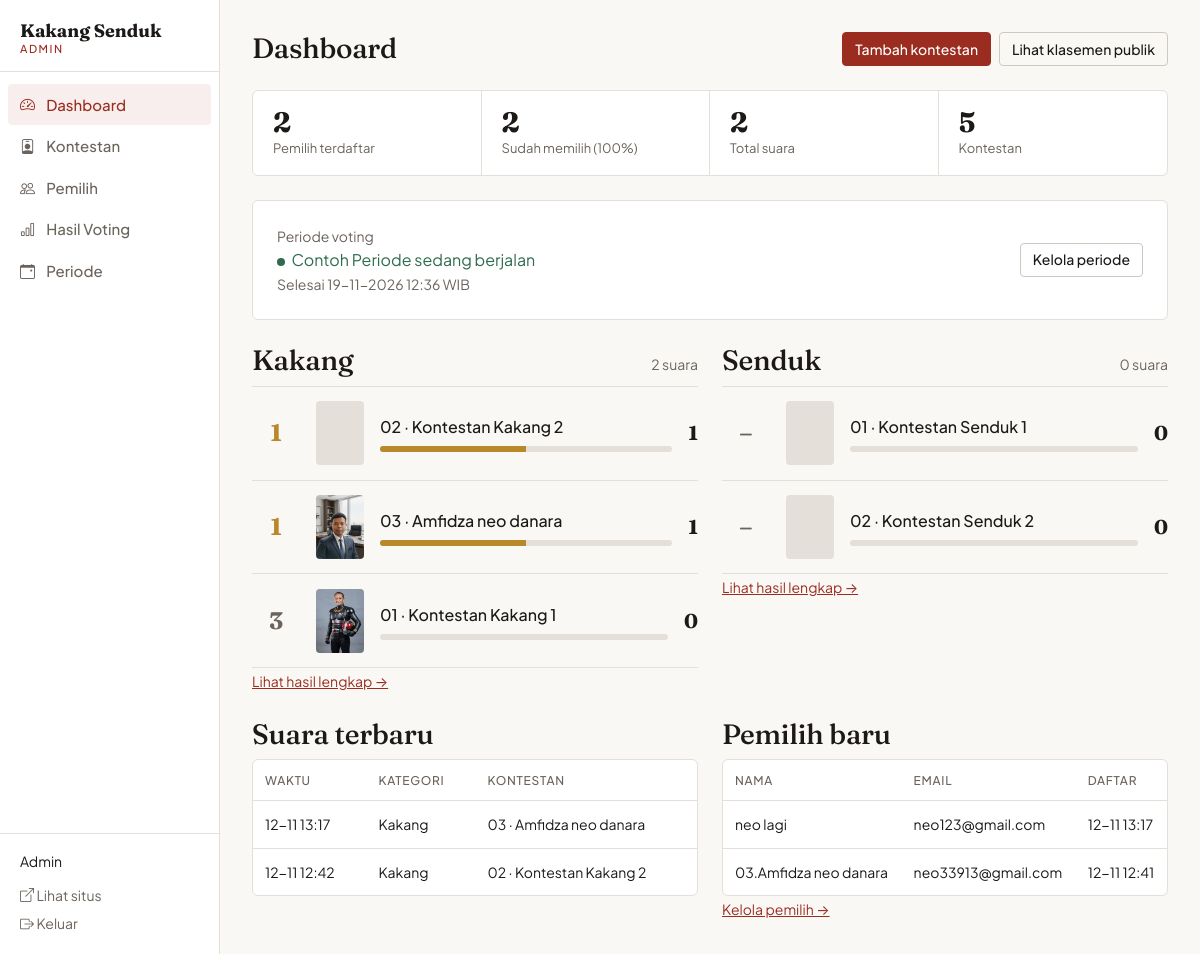
Page /app-voting/admin/dashboard.php (signed in) on the committed database.
### tables this page shows
CREATE TABLE `periode_voting` (
  `id` int(11) NOT NULL,
  `nama_periode` varchar(100) NOT NULL,
  `tanggal_mulai` datetime NOT NULL,
  `tanggal_selesai` datetime NOT NULL,
  `status` enum('Aktif','Nonaktif') NOT NULL DEFAULT 'Nonaktif'
);

CREATE TABLE `kontestan` (
  `id` int(11) NOT NULL,
  `nomor_peserta` varchar(10) NOT NULL,
  `nama` varchar(100) NOT NULL,
  `kategori` enum('Kakang','Senduk') NOT NULL,
  `foto` varchar(255) DEFAULT NULL,
  `asal_instansi` varchar(150) NOT NULL,
  `tempat_lahir` varchar(100) DEFAULT NULL,
  `tanggal_lahir` date DEFAULT NULL,
  `visi` text DEFAULT NULL,
  `misi` text DEFAULT NULL,
  `prestasi` text DEFAULT NULL,
  `deskripsi` text DEFAULT NULL,
  `created_at` datetime NOT NULL DEFAULT current_timestamp()
);

CREATE TABLE `voting` (
  `id` int(11) NOT NULL,
  `user_id` int(11) NOT NULL,
  `kontestan_id` int(11) NOT NULL,
  `kategori` enum('Kakang','Senduk') NOT NULL,
  `created_at` datetime NOT NULL DEFAULT current_timestamp()
);

CREATE TABLE `users` (
  `id` int(11) NOT NULL,
  `nama` varchar(100) NOT NULL,
  `email` varchar(100) NOT NULL,
  `no_hp` varchar(20) NOT NULL,
  `password` varchar(255) NOT NULL,
  `role` enum('admin','pemilih') NOT NULL DEFAULT 'pemilih',
  `created_at` datetime NOT NULL DEFAULT current_timestamp()
);

### app-voting/includes/functions.php (called while the page is built, shortened)
<?php
function e($str) {
    return htmlspecialchars((string) $str, ENT_QUOTES, 'UTF-8');
}
function current_user() {
    return $_SESSION['user'] ?? null;
}
function periode_aktif(PDO $pdo) {
    $stmt = $pdo->query(
        "SELECT * FROM periode_voting
         WHERE status = 'Aktif' AND NOW() BETWEEN tanggal_mulai AND tanggal_selesai
         ORDER BY id DESC LIMIT 1"
    );
    return $stmt->fetch() ?: null;
}

### app-voting/includes/klasemen.php (called while the page is built, shortened)
<?php
function ambil_klasemen(PDO $pdo, string $kategori): array
{
    $stmt = $pdo->prepare(
        "SELECT k.id, k.nomor_peserta, k.nama, k.foto, k.asal_instansi,
                COUNT(v.id) AS total_suara
         FROM kontestan k
         LEFT JOIN voting v ON v.kontestan_id = k.id
         WHERE k.kategori = ?
         GROUP BY k.id, k.nomor_peserta, k.nama, k.foto, k.asal_instansi
         ORDER BY total_suara DESC, k.nomor_peserta ASC"
    );
    $stmt->execute([$kategori]);
    $rows = $stmt->fetchAll();
    $total = 0;
    foreach ($rows as $r) {
        $total += (int) $r['total_suara'];
    }
    $data = [];
    $rank = 0;
    $suaraSebelumnya = null;
    foreach ($rows as $i => $r) {
        $suara = (int) $r['total_suara'];
        if ($suara !== $suaraSebelumnya) {
            $rank = $i + 1;
            $suaraSebelumnya = $suara;
        }
        $data[] = [
            'rank'          => $total > 0 ? $rank : null,
            'id'            => (int) $r['id'],
            'nomor_peserta' => $r['nomor_peserta'],
            'nama'          => $r['nama'],
            'asal_instansi' => $r['asal_instansi'],
            'foto_url'      => $r['foto'] ? UPLOAD_URL . '/' . rawurlencode($r['foto']) : null,
            'suara'         => $suara,
            'persen'        => $total > 0 ? round($suara / $total * 100, 1) : 0,
        ];
    }
    return [
        'kategori'    => $kategori,
        'total_suara' => $total,
        'diperbarui'  => date('d-m-Y H:i:s'),
        'data'        => $data,
    ];
}

### app-voting/admin/dashboard.php (the view, shortened to what this page needs)
<?php
require_once __DIR__ . '/../config/app.php';
require_once ROOT_PATH . '/includes/klasemen.php';
require_once ROOT_PATH . '/includes/admin-header.php';
$totalPemilih  = (int) $pdo->query("SELECT COUNT(*) FROM users WHERE role = 'pemilih'")->fetchColumn();
$sudahMemilih  = (int) $pdo->query('SELECT COUNT(DISTINCT user_id) FROM voting')->fetchColumn();
$totalSuara    = (int) $pdo->query('SELECT COUNT(*) FROM voting')->fetchColumn();
$totalKontes   = (int) $pdo->query('SELECT COUNT(*) FROM kontestan')->fetchColumn();
$persenIkut    = $totalPemilih > 0 ? round($sudahMemilih / $totalPemilih * 100) : 0;
$periode = periode_aktif($pdo);
$berikut = null;
$klasemen = [];
foreach (['Kakang', 'Senduk'] as $kat) {
    $hasil = ambil_klasemen($pdo, $kat);
    $hasil['data'] = array_slice($hasil['data'], 0, 3);
    $klasemen[$kat] = $hasil;
}
$suaraBaru = $pdo->query(
    'SELECT v.created_at, v.kategori, k.nomor_peserta, k.nama
     FROM voting v
     JOIN kontestan k ON k.id = v.kontestan_id
     ORDER BY v.id DESC LIMIT 8'
)->fetchAll();
$pemilihBaru = $pdo->query(
    "SELECT nama, email, created_at
     FROM users
     WHERE role = 'pemilih'
     ORDER BY id DESC LIMIT 5"
)->fetchAll();
?>
<div class="admin-kepala">
  <h1 class="judul-halaman">Dashboard</h1>
  <div class="d-flex gap-2 flex-wrap">
    <a class="btn btn-primary btn-sm" href="<?= BASE_URL ?>/admin/tambah-kontestan.php">Tambah kontestan</a>
    <a class="btn btn-outline-secondary btn-sm" href="<?= BASE_URL ?>/pages/klasemen.php">Lihat klasemen publik</a>
  </div>
</div>
<div class="ringkas mb-4">
  <div>
    <div class="angka"><?= $totalPemilih ?></div>
    <div class="label">Pemilih terdaftar</div>
  </div>
  <div>
    <div class="angka"><?= $sudahMemilih ?></div>
    <div class="label">Sudah memilih (<?= $persenIkut ?>%)</div>
  </div>
  <div>
    <div class="angka"><?= $totalSuara ?></div>
    <div class="label">Total suara</div>
  </div>
  <div>
    <div class="angka"><?= $totalKontes ?></div>
    <div class="label">Kontestan</div>
  </div>
</div>
<div class="panel mb-4 d-flex flex-wrap align-items-center justify-content-between gap-2">
  <div>
    <div class="teks-kecil teks-2">Periode voting</div>
    <?php if ($periode): ?>
      <div class="status status-aktif"><?= e($periode['nama_periode']) ?> sedang berjalan</div>
      <div class="teks-kecil teks-2">Selesai <?= e(date('d-m-Y H:i', strtotime($periode['tanggal_selesai']))) ?> WIB</div>
    <?php elseif ($berikut): ?>
      <div class="status status-mati"><?= e($berikut['nama_periode']) ?> belum dimulai</div>
      <div class="teks-kecil teks-2">Mulai <?= e(date('d-m-Y H:i', strtotime($berikut['tanggal_mulai']))) ?> WIB</div>
    <?php else: ?>
      <div class="status status-mati">Tidak ada periode aktif</div>
      <div class="teks-kecil teks-2">Pemilih belum bisa memberikan suara.</div>
    <?php endif; ?>
  </div>
  <a class="btn btn-outline-secondary btn-sm" href="<?= BASE_URL ?>/admin/periode.php">Kelola periode</a>
</div>
<div class="row g-4 mb-4">
  <?php foreach ($klasemen as $kat => $hasil): ?>
    <div class="col-lg-6">
      <div class="d-flex justify-content-between align-items-baseline mb-2">
        <h2 class="h3 mb-0"><?= e($kat) ?></h2>
        <span class="teks-kecil teks-2"><?= (int) $hasil['total_suara'] ?> suara</span>
      </div>
      <?php if (!$hasil['data']): ?>
        <div class="panel teks-2">Belum ada kontestan.</div>
      <?php else: ?>
        <ul class="klasemen">
          <?php foreach ($hasil['data'] as $r): ?>
            <li class="klasemen-baris<?= $r['rank'] === 1 ? ' juara' : '' ?>">
              <div class="klasemen-rank"><?= $r['rank'] ?? '–' ?></div>
              <?php if ($r['foto_url']): ?>
                <img class="foto-kecil" src="<?= e($r['foto_url']) ?>" alt="">
              <?php else: ?>
                <div class="foto-kecil"></div>
              <?php endif; ?>
              <div>
                <div class="klasemen-nama"><?= e($r['nomor_peserta']) ?> &middot; <?= e($r['nama']) ?></div>
                <div class="bar"><span style="width:<?= (float) $r['persen'] ?>%"></span></div>
              </div>
              <div class="klasemen-suara"><?= (int) $r['suara'] ?></div>
            </li>
          <?php endforeach; ?>
        </ul>
        <a class="teks-kecil" href="<?= BASE_URL ?>/admin/hasil-voting.php">Lihat hasil lengkap &rarr;</a>
      <?php endif; ?>
    </div>
  <?php endforeach; ?>
</div>
<div class="row g-4">
  <div class="col-lg-6">
    <h2 class="h3 mb-2">Suara terbaru</h2>
    <div class="tabel-bungkus">
      <table class="tabel">
        <thead><tr><th>Waktu</th><th>Kategori</th><th>Kontestan</th></tr></thead>
        <tbody>
          <?php foreach ($suaraBaru as $s): ?>
            <tr>
              <td><?= e(date('d-m H:i', strtotime($s['created_at']))) ?></td>
              <td><?= e($s['kategori']) ?></td>
              <td><?= e($s['nomor_peserta']) ?> &middot; <?= e($s['nama']) ?></td>
            </tr>
          <?php endforeach; ?>
        </tbody>
      </table>
    </div>
  </div>
  <div class="col-lg-6">
    <h2 class="h3 mb-2">Pemilih baru</h2>
    <div class="tabel-bungkus">
      <table class="tabel">
        <thead><tr><th>Nama</th><th>Email</th><th>Daftar</th></tr></thead>
        <tbody>
          <?php foreach ($pemilihBaru as $p): ?>
            <tr>
              <td><?= e($p['nama']) ?></td>
              <td><?= e($p['email']) ?></td>
              <td><?= e(date('d-m H:i', strtotime($p['created_at']))) ?></td>
            </tr>
          <?php endforeach; ?>
        </tbody>
      </table>
    </div>
    <a class="teks-kecil" href="<?= BASE_URL ?>/admin/pemilih.php">Kelola pemilih &rarr;</a>
  </div>
</div>
<?php require_once ROOT_PATH . '/includes/admin-footer.php'; ?>

### app-voting/includes/head.php (shortened to what this page needs)
<?php
$bodyClass = $bodyClass ?? '';
$versiCss  = filemtime(ROOT_PATH . '/assets/css/style.css');
?>
<!DOCTYPE html>
<html lang="id">
<head>
  <link rel="stylesheet" href="https://cdn.jsdelivr.net/npm/bootstrap@5.3.3/dist/css/bootstrap.min.css">
  <link rel="stylesheet" href="https://cdn.jsdelivr.net/npm/bootstrap-icons@1.11.3/font/bootstrap-icons.min.css">
  <link rel="stylesheet" href="<?= BASE_URL ?>/assets/css/style.css?v=<?= $versiCss ?>">
</head>
<body class="<?= e($bodyClass) ?>">

### app-voting/includes/admin-header.php (shortened to what this page needs)
<?php
$bodyClass = 'body-admin';
$menuAktif = $menuAktif ?? basename($_SERVER['SCRIPT_NAME']);
$admin     = current_user();
$menuAdmin = [
    'dashboard.php'    => ['Dashboard',    'bi-speedometer2'],
    'kontestan.php'    => ['Kontestan',    'bi-person-badge'],
    'pemilih.php'      => ['Pemilih',      'bi-people'],
    'hasil-voting.php' => ['Hasil Voting', 'bi-bar-chart'],
    'periode.php'      => ['Periode',      'bi-calendar-event'],
];
require __DIR__ . '/head.php';
?>
<aside class="admin-sidebar" id="sidebarAdmin" aria-label="Menu admin">
  <div class="admin-merek">Kakang Senduk <small>Admin</small></div>
  <ul class="admin-menu">
    <?php foreach ($menuAdmin as $file => [$label, $ikon]): ?>
      <li>
        <a href="<?= BASE_URL ?>/admin/<?= $file ?>" class="<?= $menuAktif === $file ? 'aktif' : '' ?>">
          <i class="bi <?= $ikon ?>"></i><?= e($label) ?>
        </a>
      </li>
    <?php endforeach; ?>
  </ul>
  <div class="admin-bawah">
    <div class="mb-2"><?= e($admin['nama']) ?></div>
    <a href="<?= BASE_URL ?>/pages/index.php"><i class="bi bi-box-arrow-up-right"></i> Lihat situs</a>
    <a href="<?= BASE_URL ?>/auth/logout.php"><i class="bi bi-box-arrow-right"></i> Keluar</a>
  </div>
</aside>
<div class="admin-isi">
  <main class="admin-main">

### app-voting/includes/admin-footer.php (shortened to what this page needs)
  </main>
</div>
</body>
</html>

### rows in the picture
periode_voting: nama_periode "Contoh Periode", tanggal_selesai "19-11-2026 12:36"
kontestan: rank "1", nomor_peserta "02", nama "Kontestan Kakang 2", $r['persen'] 50 (drawn), suara "1"
kontestan: rank "1", shows a picture, nomor_peserta "03", nama "Amfidza neo danara", $r['persen'] 50 (drawn), suara "1"
kontestan: rank "3", shows a picture, nomor_peserta "01", nama "Kontestan Kakang 1", suara "0"
kontestan: rank "–", nomor_peserta "01", nama "Kontestan Senduk 1", suara "0"
kontestan: rank "–", nomor_peserta "02", nama "Kontestan Senduk 2", suara "0"
voting: created_at "12-11 13:17", kategori "Kakang", kontestan.nomor_peserta "03", kontestan.nama "Amfidza neo danara"
voting: created_at "12-11 12:42", kategori "Kakang", kontestan.nomor_peserta "02", kontestan.nama "Kontestan Kakang 2"
users: nama "neo lagi", email "neo123@gmail.com", created_at "12-11 13:17"
users: nama "03.Amfidza neo danara", email "neo33913@gmail.com", created_at "12-11 12:41"

### other values in the picture
$label "Dashboard"
$label "Kontestan"
$label "Pemilih"
$label "Hasil Voting"
$label "Periode"
$admin['nama'] "Admin"
$totalPemilih "2"
$sudahMemilih "2"
$persenIkut "100"
$totalSuara "2"
$totalKontes "5"
$kat "Kakang"
$hasil['total_suara'] "2"
$kat "Senduk"
$hasil['total_suara'] "0"
